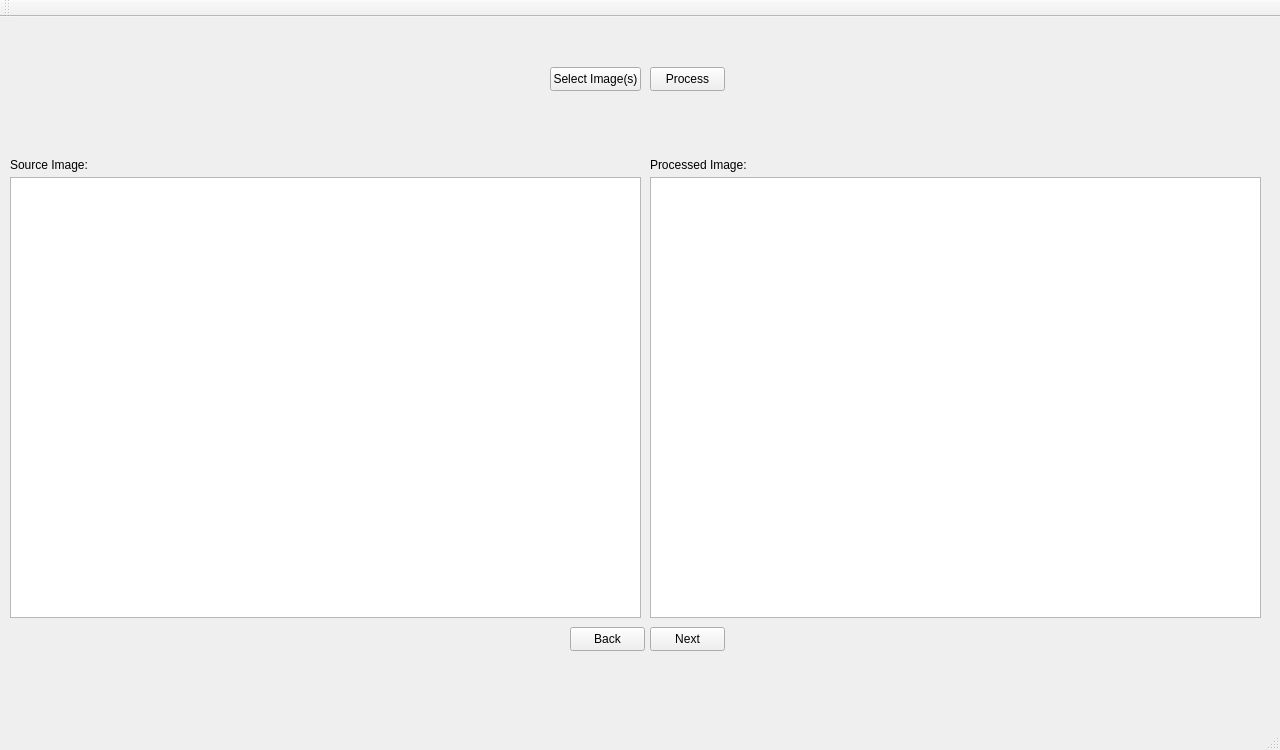
<?xml version="1.0" encoding="UTF-8"?>
<ui version="4.0">
 <class>OMSClass</class>
 <widget class="QMainWindow" name="OMSClass">
  <property name="geometry">
   <rect>
    <x>0</x>
    <y>0</y>
    <width>1280</width>
    <height>750</height>
   </rect>
  </property>
  <property name="windowTitle">
   <string>Object Management System</string>
  </property>
  <widget class="QWidget" name="centralWidget">
   <widget class="QGraphicsView" name="imageView">
    <property name="geometry">
     <rect>
      <x>10</x>
      <y>160</y>
      <width>631</width>
      <height>441</height>
     </rect>
    </property>
   </widget>
   <widget class="QPushButton" name="selectImg_Button">
    <property name="geometry">
     <rect>
      <x>550</x>
      <y>50</y>
      <width>91</width>
      <height>24</height>
     </rect>
    </property>
    <property name="text">
     <string>Select Image(s)</string>
    </property>
   </widget>
   <widget class="QPushButton" name="processImg_Button">
    <property name="geometry">
     <rect>
      <x>650</x>
      <y>50</y>
      <width>75</width>
      <height>24</height>
     </rect>
    </property>
    <property name="text">
     <string>Process</string>
    </property>
   </widget>
   <widget class="QLabel" name="fileName">
    <property name="geometry">
     <rect>
      <x>10</x>
      <y>140</y>
      <width>631</width>
      <height>16</height>
     </rect>
    </property>
    <property name="text">
     <string>Source Image:</string>
    </property>
   </widget>
   <widget class="QLabel" name="fileName_2">
    <property name="geometry">
     <rect>
      <x>650</x>
      <y>140</y>
      <width>601</width>
      <height>16</height>
     </rect>
    </property>
    <property name="text">
     <string>Processed Image:</string>
    </property>
   </widget>
   <widget class="QGraphicsView" name="imageView_2">
    <property name="geometry">
     <rect>
      <x>650</x>
      <y>160</y>
      <width>611</width>
      <height>441</height>
     </rect>
    </property>
   </widget>
   <widget class="QPushButton" name="back_Button">
    <property name="geometry">
     <rect>
      <x>570</x>
      <y>610</y>
      <width>75</width>
      <height>24</height>
     </rect>
    </property>
    <property name="text">
     <string>Back</string>
    </property>
    <property name="checkable">
     <bool>false</bool>
    </property>
    <property name="checked">
     <bool>false</bool>
    </property>
    <property name="flat">
     <bool>false</bool>
    </property>
   </widget>
   <widget class="QPushButton" name="next_Button">
    <property name="geometry">
     <rect>
      <x>650</x>
      <y>610</y>
      <width>75</width>
      <height>24</height>
     </rect>
    </property>
    <property name="text">
     <string>Next</string>
    </property>
   </widget>
  </widget>
  <widget class="QMenuBar" name="menuBar">
   <property name="geometry">
    <rect>
     <x>0</x>
     <y>0</y>
     <width>1280</width>
     <height>22</height>
    </rect>
   </property>
  </widget>
  <widget class="QToolBar" name="mainToolBar">
   <attribute name="toolBarArea">
    <enum>TopToolBarArea</enum>
   </attribute>
   <attribute name="toolBarBreak">
    <bool>false</bool>
   </attribute>
  </widget>
  <widget class="QStatusBar" name="statusBar">
   <property name="sizeGripEnabled">
    <bool>true</bool>
   </property>
  </widget>
 </widget>
 <layoutdefault spacing="6" margin="11"/>
 <resources>
  <include location="OMS.qrc"/>
 </resources>
 <connections/>
</ui>
